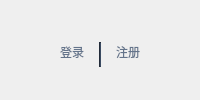
               <widget class="QFrame" name="frame_5">
                <property name="sizePolicy">
                 <sizepolicy hsizetype="Expanding" vsizetype="Expanding">
                  <horstretch>0</horstretch>
                  <verstretch>1</verstretch>
                 </sizepolicy>
                </property>
                <property name="frameShape">
                 <enum>QFrame::Shape::NoFrame</enum>
                </property>
                <layout class="QHBoxLayout" name="horizontalLayout_3">
                 <property name="spacing">
                  <number>15</number>
                 </property>
                 <property name="leftMargin">
                  <number>0</number>
                 </property>
                 <property name="topMargin">
                  <number>20</number>
                 </property>
                 <property name="rightMargin">
                  <number>0</number>
                 </property>
                 <property name="bottomMargin">
                  <number>10</number>
                 </property>
                 <item>
                  <spacer name="horizontalSpacer_3">
                   <property name="orientation">
                    <enum>Qt::Orientation::Horizontal</enum>
                   </property>
                   <property name="sizeHint" stdset="0">
                    <size>
                     <width>40</width>
                     <height>20</height>
                    </size>
                   </property>
                  </spacer>
                 </item>
                 <item>
                  <widget class="QPushButton" name="signin_section">
                   <property name="styleSheet">
                    <string notr="true">#signin_section {
	border: none;
	font: 700 30pt &quot;Microsoft YaHei UI&quot;;
	color: #64748b;
	padding-bottom: 5px;
}
#signin_section:focus, #signin_section:hover {
	color: #10b981;
}</string>
                   </property>
                   <property name="text">
                    <string>登录</string>
                   </property>
                  </widget>
                 </item>
                 <item>
                  <widget class="Line" name="line">
                   <property name="maximumSize">
                    <size>
                     <width>2</width>
                     <height>25</height>
                    </size>
                   </property>
                   <property name="styleSheet">
                    <string notr="true">background-color: #334155;</string>
                   </property>
                   <property name="orientation">
                    <enum>Qt::Orientation::Vertical</enum>
                   </property>
                  </widget>
                 </item>
                 <item>
                  <widget class="QPushButton" name="signup_section">
                   <property name="styleSheet">
                    <string notr="true">#signup_section {
	border: none;
	font: 700 30pt &quot;Microsoft YaHei UI&quot;;
	color: #64748b;
	padding-bottom: 5px;
}
#signup_section:focus, #signup_section:hover {
	color: #10b981;
}</string>
                   </property>
                   <property name="text">
                    <string>注册</string>
                   </property>
                  </widget>
                 </item>
                 <item>
                  <spacer name="horizontalSpacer_4">
                   <property name="orientation">
                    <enum>Qt::Orientation::Horizontal</enum>
                   </property>
                   <property name="sizeHint" stdset="0">
                    <size>
                     <width>40</width>
                     <height>20</height>
                    </size>
                   </property>
                  </spacer>
                 </item>
                </layout>
               </widget>
